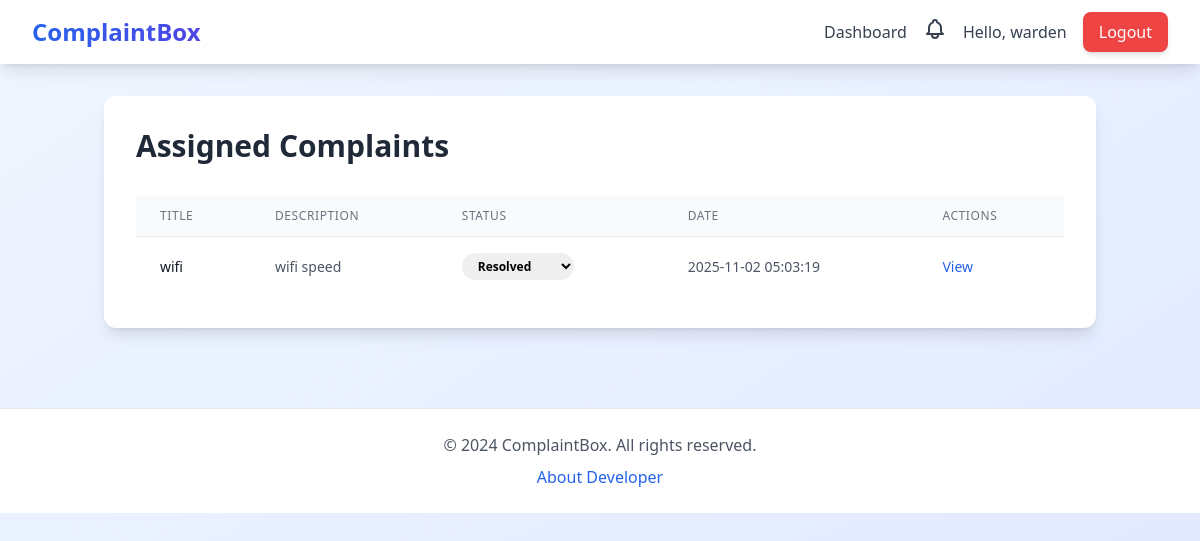
Page /staff/dashboard (signed in) on the committed database.
### tables this page shows
CREATE TABLE complaints (
            id INTEGER PRIMARY KEY AUTOINCREMENT,
            title TEXT NOT NULL,
            description TEXT NOT NULL,
            attachment TEXT,
            status TEXT DEFAULT 'Pending',
            student_id INTEGER,
            staff_id INTEGER,
            college_id INTEGER,
            created_at TIMESTAMP DEFAULT CURRENT_TIMESTAMP,
            FOREIGN KEY (student_id) REFERENCES students(id),
            FOREIGN KEY (staff_id) REFERENCES staff(id),
            FOREIGN KEY (college_id) REFERENCES colleges(id)
        );

### app.py (the view)
@app.route('/staff/dashboard')
def staff_dashboard():
    if 'user_id' not in session or session['user_type'] != 'staff':
        return redirect(url_for('staff_login'))
    db = get_db()
    cursor = db.cursor()
    cursor.execute('SELECT * FROM complaints WHERE staff_id = ? ORDER BY created_at DESC',
                   (session['user_id'],))
    complaints = cursor.fetchall()
    db.close()
    return render_template('staff_dashboard.html', complaints=complaints)

### app.py (called while the page is built)
def get_db():
    conn = sqlite3.connect('database.db', timeout=30.0)
    conn.row_factory = sqlite3.Row
    return conn

### templates/staff_dashboard.html (shortened to what this page needs)
{% extends "base.html" %}
{% block content %}
<div class="max-w-7xl mx-auto">
    <div class="bg-white rounded-xl shadow-lg p-8">
        <h2 class="text-3xl font-bold text-gray-800 mb-8">Assigned Complaints</h2>
        {% if complaints %}
        <div class="overflow-x-auto">
            <table class="min-w-full divide-y divide-gray-200">
                <thead class="bg-gray-50">
                    <tr>
                        <th class="px-6 py-3 text-left text-xs font-medium text-gray-500 uppercase tracking-wider">Title</th>
                        <th class="px-6 py-3 text-left text-xs font-medium text-gray-500 uppercase tracking-wider">Description</th>
                        <th class="px-6 py-3 text-left text-xs font-medium text-gray-500 uppercase tracking-wider">Status</th>
                        <th class="px-6 py-3 text-left text-xs font-medium text-gray-500 uppercase tracking-wider">Date</th>
                        <th class="px-6 py-3 text-left text-xs font-medium text-gray-500 uppercase tracking-wider">Actions</th>
                    </tr>
                </thead>
                <tbody class="bg-white divide-y divide-gray-200">
                    {% for complaint in complaints %}
                    <tr class="hover:bg-gray-50 transition-colors">
                        <td class="px-6 py-4 whitespace-nowrap">
                            <div class="text-sm font-medium text-gray-900">{{ complaint['title'] }}</div>
                        </td>
                        <td class="px-6 py-4">
                            <div class="text-sm text-gray-600 max-w-md truncate">{{ complaint['description'] }}</div>
                        </td>
                        <td class="px-6 py-4 whitespace-nowrap">
                            <select class="status-select px-3 py-1 text-xs font-semibold rounded-full border-0" data-complaint-id="{{ complaint['id'] }}">
                                <option value="Resolved" {% if complaint['status'] == 'Resolved' %}selected{% endif %} class="bg-green-100 text-green-800">Resolved</option>
                            </select>
                        </td>
                        <td class="px-6 py-4 whitespace-nowrap text-sm text-gray-600">
                            {{ complaint['created_at'] }}
                        </td>
                        <td class="px-6 py-4 whitespace-nowrap text-sm font-medium">
                            <a href="{{ url_for('view_complaint', complaint_id=complaint['id']) }}" class="text-blue-600 hover:text-blue-900 transition-colors">View</a>
                        </td>
                    </tr>
                    {% endfor %}
                </tbody>
            </table>
        </div>
        {% endif %}
    </div>
</div>
{% endblock %}

### static/css/styles.css (style rules this page uses)
html { scroll-behavior: smooth; }

### rows in the picture
complaints: title "wifi", description "wifi speed", status+id "Resolved", created_at "2025-11-02 05:03:19"

### other values in the picture
{{ session.user_name }} "warden"
